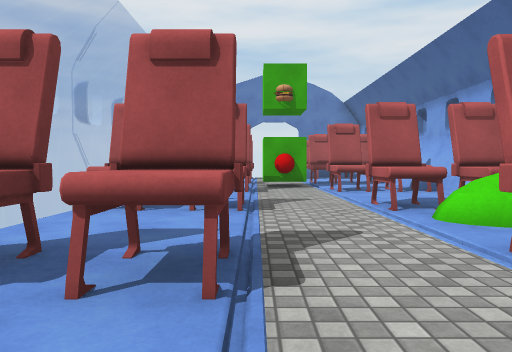
view 1 (above)

16 first-person views from a walk through a 3-D level made in the Unity game engine. The camera is 1.2 m above the floor, tilts 2° down and sees 70° across. The floor is counted in squares, 2 m on a side. Each view is taken from the middle of a square. On the plan, view 1 faces up. The plan holds only what a view shows up to about 10 squares ahead; the rest is blank. The player is left out. Some surface patterns are stand-ins.

view 2
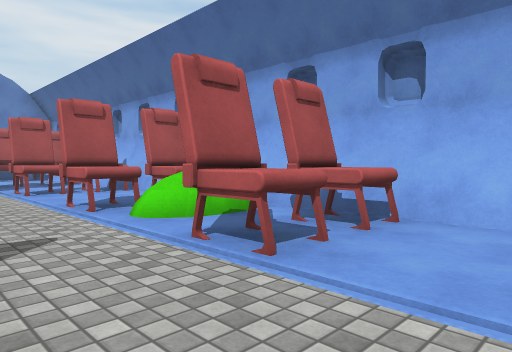

view 3
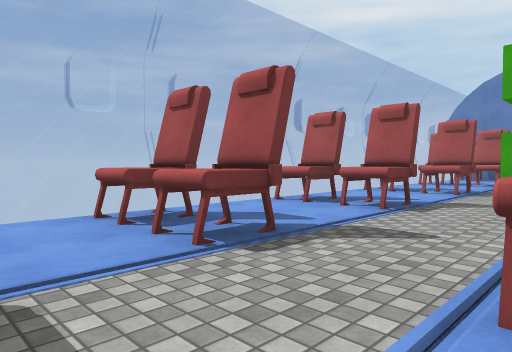

view 4
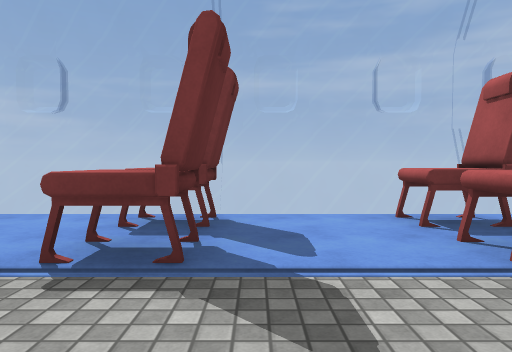

view 5
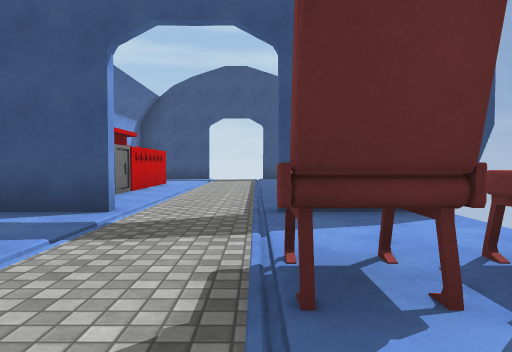

view 6
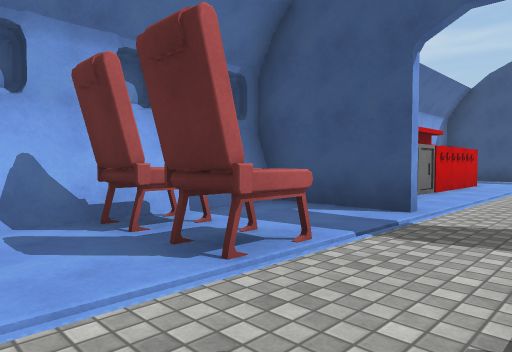

view 7
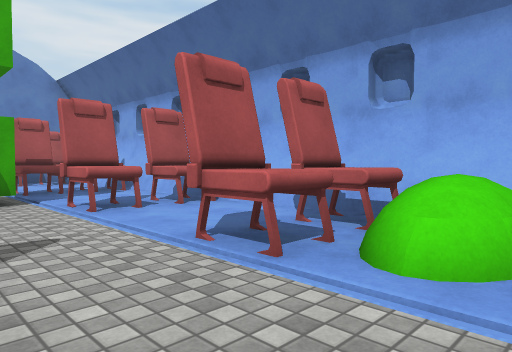

view 8
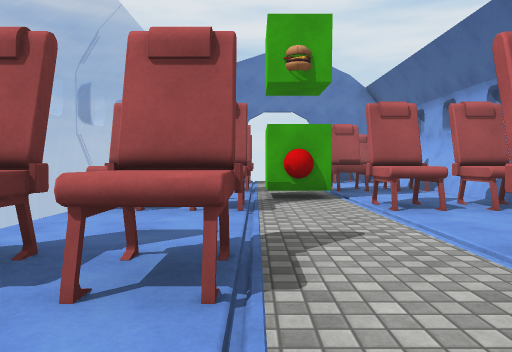

view 9
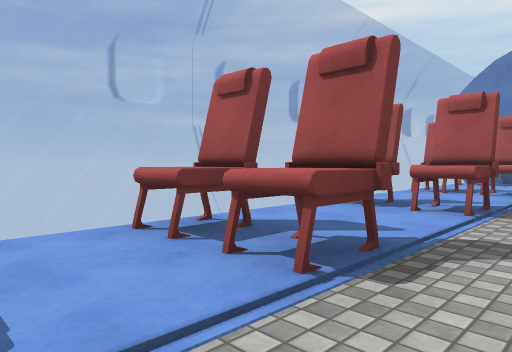

view 10
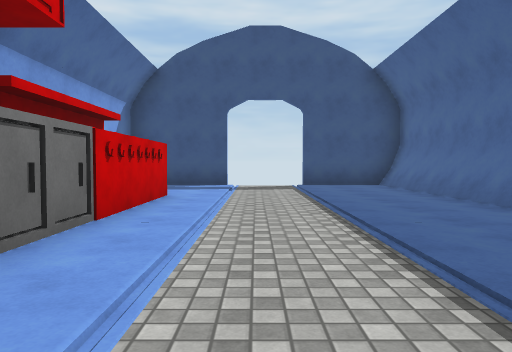

view 11
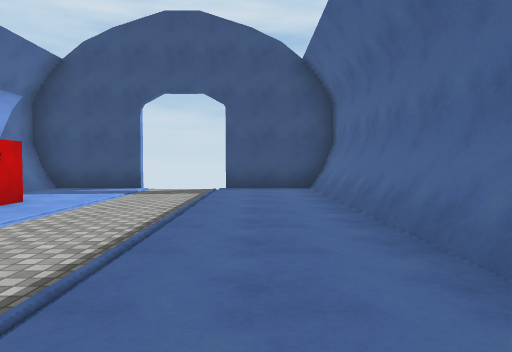

view 12
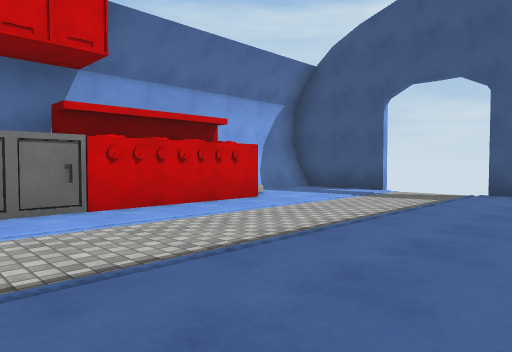

view 13
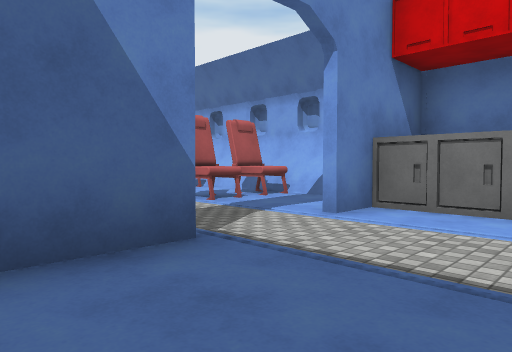

view 14
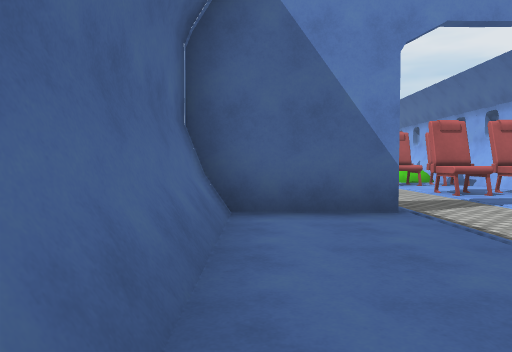

view 15
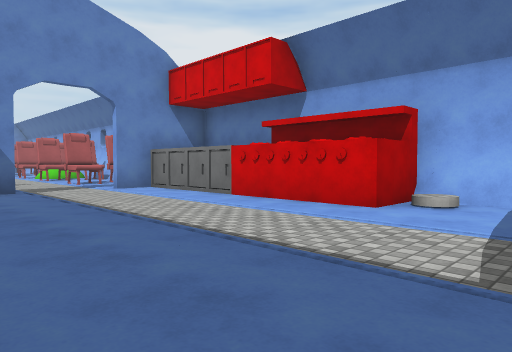

view 16
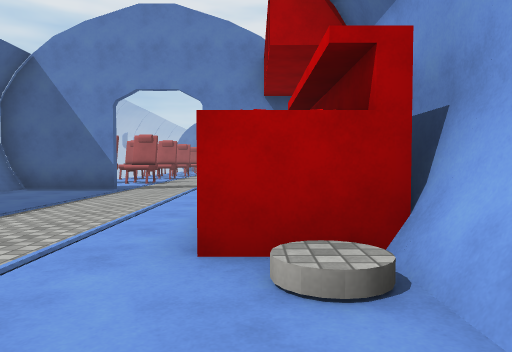

### Floor plan
Key: @ floor where view 1 was taken; # wall or solid block; x gap in a wall; . floor; = window, fence, low wall or low ledge; ^ raised ledge; O other object.
Columns run from 3 left of view 1 to 4 right of it. Each row starts with its distance up from view 1.
 11  OOO OO#
 10  =.OO..#
  9   .OO..#
  8  OOO.OO#
  7  ......#
  6  ......#
  5  OOO.OO#
  4 =....^^#
  3  ......#
  2  OOO.OO#
  1 =......#
  0 =..@...#
 -1  OOO.OO#
 -2  ......#
 -3 ==#..###
 -4 #.....O
 -5 #.....O
 -6 #.....O
 -7 #.....O
 -8 #.....O
 -9 #.....O#
-10 #......#
-11 #......#
-12 #......#
-13 ###  x##

Positions as (right, up) in squares from view 1, and headings:
1: (0, 0), facing up
2: (0, 0), facing up-right
3: (2, 0), facing up-left
4: (2, 0), facing left
5: (0, 1), facing down
6: (0, 1), facing down-right
7: (0, 3), facing up-right
8: (0, 3), facing up
9: (1, 3), facing up-left
10: (1, -3), facing down
11: (-1, -4), facing down
12: (-2, -5), facing down-right
13: (-2, -6), facing up-right
14: (-2, -8), facing up
15: (-2, -12), facing up-right
16: (3, -12), facing up
